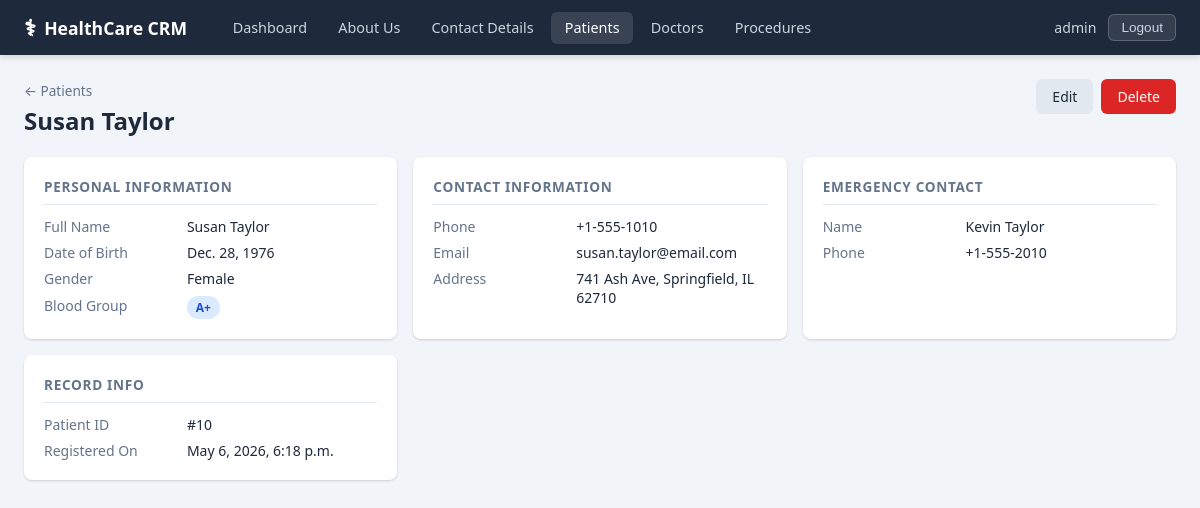
Page /patients/10/ (signed in) on the committed database.
### apps/core/models.py (models this page shows, shortened)
class Patient(models.Model):
    GENDER_CHOICES = [('M', 'Male'), ('F', 'Female'), ('O', 'Other')]
    BLOOD_GROUP_CHOICES = [
        ('A+', 'A+'), ('A-', 'A-'),
        ('B+', 'B+'), ('B-', 'B-'),
        ('AB+', 'AB+'), ('AB-', 'AB-'),
        ('O+', 'O+'), ('O-', 'O-'),
        ('Unknown', 'Unknown'),
    ]
    first_name = models.CharField(max_length=100)
    last_name = models.CharField(max_length=100)
    date_of_birth = models.DateField()
    gender = models.CharField(max_length=1, choices=GENDER_CHOICES)
    blood_group = models.CharField(
        max_length=10, choices=BLOOD_GROUP_CHOICES, default='Unknown'
    )
    phone = models.CharField(max_length=20)
    email = models.EmailField(blank=True)
    address = models.TextField(blank=True)
    emergency_contact_name = models.CharField(max_length=150, blank=True)
    emergency_contact_phone = models.CharField(max_length=20, blank=True)
    created_at = models.DateTimeField(auto_now_add=True)
    class Meta:
        ordering = ['last_name', 'first_name']
    @property
    def full_name(self):
        return f'{self.first_name} {self.last_name}'

### apps/core/views.py (the view)
# urls.py: path('patients/<int:pk>/', views.patient_detail, name='patient_detail'),
@login_required
def patient_detail(request, pk):
    patient = get_object_or_404(Patient, pk=pk)
    return render(request, 'patients/detail.html', {'patient': patient})

### templates/patients/detail.html (shortened to what this page needs)
{% extends 'base.html' %}
{% block content %}
<div class="page-header">
  <div>
    <a href="{% url 'patient_list' %}" class="breadcrumb">&larr; Patients</a>
    <h2>{{ patient.full_name }}</h2>
  </div>
  <div class="header-actions">
    <a href="{% url 'patient_edit' patient.pk %}" class="btn btn-secondary">Edit</a>
    <a href="{% url 'patient_delete' patient.pk %}" class="btn btn-danger">Delete</a>
  </div>
</div>
<div class="detail-grid">
  <div class="detail-card">
    <h3>Personal Information</h3>
    <dl class="detail-list">
      <dt>Full Name</dt><dd>{{ patient.full_name }}</dd>
      <dt>Date of Birth</dt><dd>{{ patient.date_of_birth }}</dd>
      <dt>Gender</dt><dd>{{ patient.get_gender_display }}</dd>
      <dt>Blood Group</dt><dd><span class="badge badge-blue">{{ patient.blood_group }}</span></dd>
    </dl>
  </div>
  <div class="detail-card">
    <h3>Contact Information</h3>
    <dl class="detail-list">
      <dt>Phone</dt><dd>{{ patient.phone }}</dd>
      <dt>Email</dt><dd>{{ patient.email|default:"—" }}</dd>
      <dt>Address</dt><dd>{{ patient.address|default:"—" }}</dd>
    </dl>
  </div>
  <div class="detail-card">
    <h3>Emergency Contact</h3>
    <dl class="detail-list">
      <dt>Name</dt><dd>{{ patient.emergency_contact_name|default:"—" }}</dd>
      <dt>Phone</dt><dd>{{ patient.emergency_contact_phone|default:"—" }}</dd>
    </dl>
  </div>
  <div class="detail-card">
    <h3>Record Info</h3>
    <dl class="detail-list">
      <dt>Patient ID</dt><dd>#{{ patient.pk }}</dd>
      <dt>Registered On</dt><dd>{{ patient.created_at|date:"N j, Y, g:i a" }}</dd>
    </dl>
  </div>
</div>
{% endblock %}

### templates/base.html (shortened to what this page needs)
{% load static %}
<!DOCTYPE html>
<html lang="en">
<head>
  <link rel="stylesheet" href="{% static 'css/style.css' %}" />
</head>
<body>
  {% if user.is_authenticated %}
  <nav class="navbar">
    <div class="nav-brand">
      <span class="nav-icon">&#9877;</span>
      <a href="{% url 'dashboard' %}">HealthCare CRM</a>
    </div>
    <ul class="nav-links">
      <li><a href="{% url 'dashboard' %}" {% if request.resolver_match.url_name == 'dashboard' %}class="active"{% endif %}>Dashboard</a></li>
      <li><a href="{% url 'about_us' %}" {% if request.resolver_match.url_name == 'about_us' %}class="active"{% endif %}>About Us</a></li>
      <li><a href="{% url 'contact_details' %}" {% if request.resolver_match.url_name == 'contact_details' %}class="active"{% endif %}>Contact Details</a></li>
      <li><a href="{% url 'patient_list' %}" {% if 'patient' in request.resolver_match.url_name %}class="active"{% endif %}>Patients</a></li>
      <li><a href="{% url 'doctor_list' %}" {% if 'doctor' in request.resolver_match.url_name %}class="active"{% endif %}>Doctors</a></li>
      <li><a href="{% url 'procedure_list' %}" {% if 'procedure' in request.resolver_match.url_name %}class="active"{% endif %}>Procedures</a></li>
    </ul>
    <div class="nav-user">
      <span>{{ user.username }}</span>
      <form method="post" action="{% url 'logout' %}" style="display:inline;">
        <button type="submit" class="btn-logout">Logout</button>
      </form>
    </div>
  </nav>
  {% endif %}
  <main class="main-content">
    {% block content %}{% endblock %}
  </main>
</body>
</html>

### static/css/style.css (style rules this page uses)
*, *::before, *::after { box-sizing: border-box; margin: 0; padding: 0; }
:root { --color-primary: #2563eb; --color-primary-h: #1d4ed8; --color-danger: #dc2626; --color-danger-h: #b91c1c; --color-secondary: #64748b; --color-secondary-h:#475569; --color-success: #16a34a; --color-bg: #f1f5f9; --color-surface: #ffffff; --color-border: #e2e8f0; --color-text: #1e293b; --color-text-muted: #64748b; --color-nav-bg: #1e293b; --color-nav-text: #cbd5e1; --radius: 8px; --shadow: 0 1px 3px rgba(0,0,0,.1), 0 1px 2px rgba(0,0,0,.06); --shadow-md: 0 4px 6px rgba(0,0,0,.07), 0 2px 4px rgba(0,0,0,.06); --font: 'Segoe UI', system-ui, -apple-system, sans-serif; }
body { font-family: var(--font); background: var(--color-bg); color: var(--color-text); min-height: 100vh; }
a { color: var(--color-primary); text-decoration: none; }
.navbar { display: flex; align-items: center; gap: 2rem; background: var(--color-nav-bg); padding: .75rem 1.5rem; position: sticky; top: 0; z-index: 100; box-shadow: var(--shadow-md); }
.nav-brand { display: flex; align-items: center; gap: .5rem; font-size: 1.1rem; font-weight: 700; color: #fff; white-space: nowrap; }
.nav-brand a { color: #fff; text-decoration: none; }
.nav-icon { font-size: 1.4rem; }
.nav-links { display: flex; gap: .25rem; list-style: none; flex: 1; }
.nav-links a { color: var(--color-nav-text); padding: .4rem .85rem; border-radius: 6px; font-size: .9rem; text-decoration: none; transition: background .15s, color .15s; }
.nav-links a:hover, .nav-links a.active { background: rgba(255,255,255,.12); color: #fff; }
.nav-user { display: flex; align-items: center; gap: .75rem; color: var(--color-nav-text); font-size: .88rem; margin-left: auto; }
.btn-logout { background: rgba(255,255,255,.1); color: var(--color-nav-text); border: 1px solid rgba(255,255,255,.2); border-radius: 6px; padding: .3rem .75rem; cursor: pointer; font-size: .85rem; transition: background .15s; }
.main-content { max-width: 1200px; margin: 0 auto; padding: 1.5rem; }
.page-header { display: flex; align-items: flex-start; justify-content: space-between; margin-bottom: 1.25rem; gap: 1rem; }
.page-header h2 { font-size: 1.5rem; font-weight: 700; color: var(--color-text); }
.breadcrumb { display: inline-block; color: var(--color-text-muted); font-size: .85rem; margin-bottom: .25rem; text-decoration: none; }
.header-actions { display: flex; gap: .5rem; flex-shrink: 0; }
.btn { display: inline-flex; align-items: center; gap: .35rem; padding: .5rem 1rem; border-radius: 6px; font-size: .875rem; font-weight: 500; cursor: pointer; border: none; text-decoration: none; transition: background .15s, box-shadow .15s; white-space: nowrap; }
.btn-secondary { background: #e2e8f0; color: var(--color-text); }
.btn-danger { background: var(--color-danger); color: #fff; }
.badge { display: inline-block; padding: .2rem .55rem; border-radius: 999px; font-size: .75rem; font-weight: 600; }
.badge-blue { background: #dbeafe; color: #1d4ed8; }
.detail-grid { display: grid; grid-template-columns: repeat(auto-fit, minmax(280px, 1fr)); gap: 1rem; }
.detail-card { background: var(--color-surface); border-radius: var(--radius); box-shadow: var(--shadow); padding: 1.25rem; }
.detail-card h3 { font-size: .85rem; }
.detail-card h3 { border-bottom: 1px solid var(--color-border); font-weight: 600; text-transform: uppercase; letter-spacing: .05em; color: var(--color-text-muted); margin-bottom: .75rem; padding-bottom: .5rem; border-bottom: 1px solid var(--color-border); }
.detail-list { display: grid; grid-template-columns: 1fr 1.5fr; gap: .45rem 1rem; font-size: .875rem; }
.detail-list dt { color: var(--color-text-muted); font-weight: 500; }
.detail-list dd { color: var(--color-text); }

### rows in the picture
Patient: full_name "Susan Taylor", date_of_birth "Dec. 28, 1976", gender "Female", blood_group "A+", phone "+1-555-1010", email "susan.taylor@email.com", address "741 Ash Ave, Springfield, IL 62710", emergency_contact_name "Kevin Taylor", emergency_contact_phone "+1-555-2010", pk "10", created_at "May 6, 2026, 6:18 p.m."

### other values in the picture
{{ user.username }} "admin"
